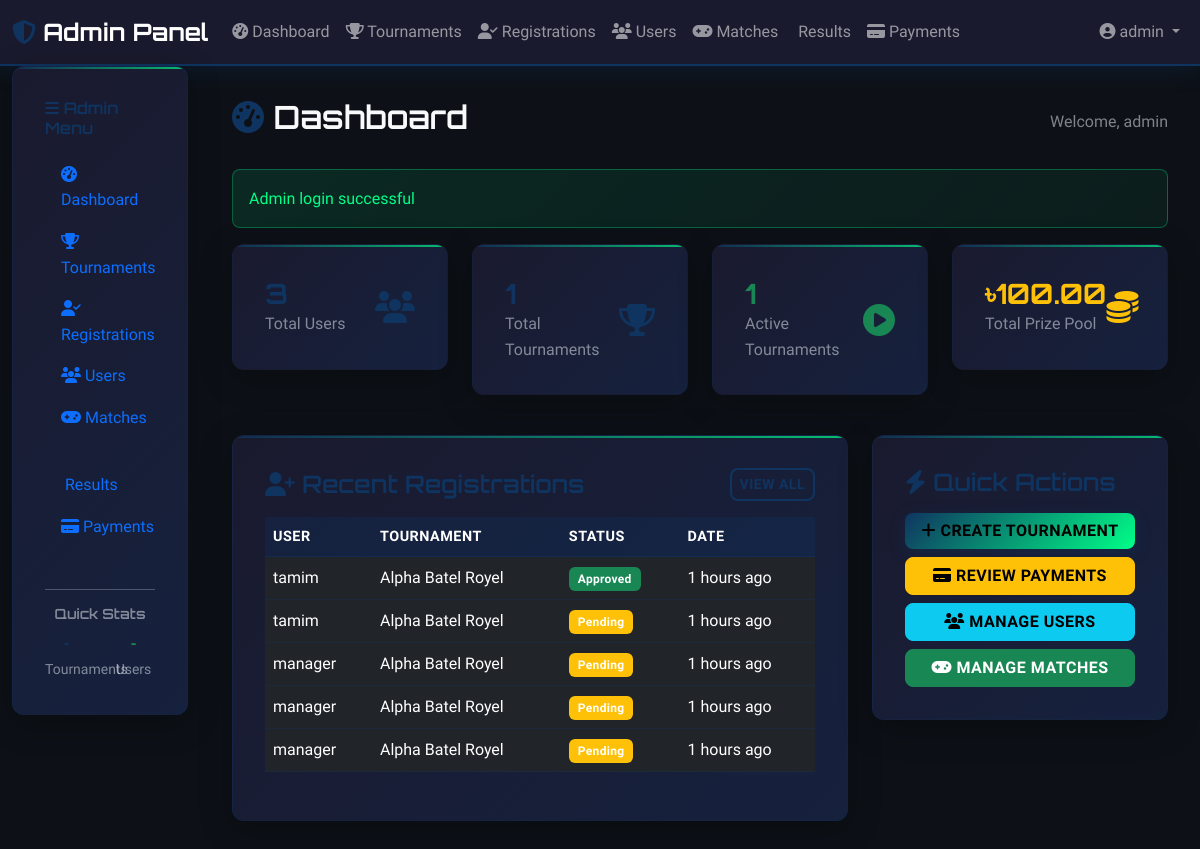
Page /admin/dashboard.php (signed in) on the committed database.
### tables this page shows
CREATE TABLE tournament_registrations (
                    id INTEGER PRIMARY KEY AUTOINCREMENT,
                    tournament_id INTEGER NOT NULL,
                    user_id INTEGER NOT NULL,
                    team_name VARCHAR(100) NOT NULL,
                    status VARCHAR(20) DEFAULT 'pending',
                    payment_status VARCHAR(20) DEFAULT 'pending',
                    registered_at DATETIME DEFAULT CURRENT_TIMESTAMP, team_members TEXT, created_at TIMESTAMP DEFAULT CURRENT_TIMESTAMP, updated_at TIMESTAMP DEFAULT CURRENT_TIMESTAMP,
                    FOREIGN KEY (tournament_id) REFERENCES tournaments(id) ON DELETE CASCADE,
                    FOREIGN KEY (user_id) REFERENCES users(id) ON DELETE CASCADE
                );

CREATE TABLE users (
                    id INTEGER PRIMARY KEY AUTOINCREMENT,
                    username VARCHAR(50) UNIQUE NOT NULL,
                    email VARCHAR(100) UNIQUE NOT NULL,
                    password VARCHAR(255) NOT NULL,
                    full_name VARCHAR(100) NOT NULL,
                    phone VARCHAR(20),
                    is_admin BOOLEAN DEFAULT 0,
                    created_at DATETIME DEFAULT CURRENT_TIMESTAMP,
                    updated_at DATETIME DEFAULT CURRENT_TIMESTAMP
                , wallet_balance DECIMAL(10,2) DEFAULT 0.00, status VARCHAR(20) DEFAULT 'active');

CREATE TABLE tournaments (
                    id INTEGER PRIMARY KEY AUTOINCREMENT,
                    name VARCHAR(200) NOT NULL,
                    description TEXT,
                    game_type VARCHAR(100) NOT NULL,
                    max_teams INTEGER NOT NULL,
                    entry_fee DECIMAL(10,2) DEFAULT 0,
                    prize_pool DECIMAL(10,2) DEFAULT 0,
                    start_date DATETIME,
                    end_date DATETIME,
                    status VARCHAR(20) DEFAULT 'upcoming',
                    thumbnail VARCHAR(255),
                    created_at DATETIME DEFAULT CURRENT_TIMESTAMP,
                    updated_at DATETIME DEFAULT CURRENT_TIMESTAMP
                , winner_id INTEGER, runner_up_id INTEGER, third_place_id INTEGER, winner_prize DECIMAL(10,2) DEFAULT 0.00, runner_up_prize DECIMAL(10,2) DEFAULT 0.00, third_place_prize DECIMAL(10,2) DEFAULT 0.00);

### includes/functions.php (called while the page is built, shortened)
<?php
function formatTaka($amount) {
    return '৳' . number_format($amount, 2);
}
function getFlashMessage() {
    if (isset($_SESSION['flash_message'])) {
        $message = $_SESSION['flash_message'];
        $type = $_SESSION['flash_type'] ?? 'info';
        return ['message' => $message, 'type' => $type];
    }
    return null;
}
function timeAgo($datetime) {
    $time = time() - strtotime($datetime);
    if ($time < 86400) return floor($time/3600) . ' hours ago';
    return date('M d, Y', strtotime($datetime));
}
?>

### admin/dashboard.php (the view, shortened to what this page needs)
<?php
require_once '../config/config.php';
try {
    $stmt = $pdo->query("SELECT COUNT(*) as total FROM users WHERE status = 'active'");
    $totalUsers = $stmt->fetch()['total'];
    $stmt = $pdo->query("SELECT COUNT(*) as total FROM tournaments");
    $totalTournaments = $stmt->fetch()['total'];
    $stmt = $pdo->query("SELECT COUNT(*) as total FROM tournaments WHERE status = 'active'");
    $activeTournaments = $stmt->fetch()['total'];
    $stmt = $pdo->query("SELECT SUM(prize_pool) as total FROM tournaments WHERE status IN ('active', 'upcoming')");
    $totalPrizePool = $stmt->fetch()['total'] ?? 0;
    $stmt = $pdo->query("
        SELECT tr.*, u.username, t.name as tournament_name
        FROM tournament_registrations tr
        JOIN users u ON tr.user_id = u.id
        JOIN tournaments t ON tr.tournament_id = t.id
        ORDER BY tr.created_at DESC
        LIMIT 10
    ");
    $recentRegistrations = $stmt->fetchAll();
} catch (PDOException $e) {
    $totalUsers = $totalTournaments = $activeTournaments = $totalPrizePool = $pendingPayments = 0;
    $recentRegistrations = [];
}
$flash = getFlashMessage();
?>
<!DOCTYPE html>
<html lang="en">
<head>
    <link href="https://cdn.jsdelivr.net/npm/bootstrap@5.3.0/dist/css/bootstrap.min.css" rel="stylesheet">
    <link rel="stylesheet" href="https://cdnjs.cloudflare.com/ajax/libs/font-awesome/6.4.0/css/all.min.css">
    <link rel="stylesheet" href="../assets/css/style.css">
</head>
<body>
    <?php include '../includes/navbar.php'; ?>
    <div class="container-fluid">
        <div class="row">
            <?php include '../includes/sidebar.php'; ?>
            <div class="col-lg-10 main-content">
                <div class="d-flex justify-content-between align-items-center mb-4">
                    <h2 class="text-light">
                        <i class="fas fa-tachometer-alt text-accent"></i> Dashboard
                    </h2>
                    <div class="text-light-50">
                        Welcome, <?= htmlspecialchars($_SESSION['admin_username']) ?>
                    </div>
                </div>
                <?php if ($flash): ?>
                    <div class="alert alert-<?= $flash['type'] === 'success' ? 'success' : 'danger' ?>">
                        <?= htmlspecialchars($flash['message']) ?>
                    </div>
                <?php endif; ?>
                <div class="row mb-4">
                    <div class="col-lg-3 col-md-6 mb-3">
                        <div class="gaming-card stat-card">
                            <div class="d-flex justify-content-between align-items-center">
                                <div>
                                    <h3 class="text-accent mb-0"><?= number_format($totalUsers) ?></h3>
                                    <p class="text-light-50 mb-0">Total Users</p>
                                </div>
                                <i class="fas fa-users fa-2x text-accent"></i>
                            </div>
                        </div>
                    </div>
                    <div class="col-lg-3 col-md-6 mb-3">
                        <div class="gaming-card stat-card">
                            <div class="d-flex justify-content-between align-items-center">
                                <div>
                                    <h3 class="text-accent mb-0"><?= number_format($totalTournaments) ?></h3>
                                    <p class="text-light-50 mb-0">Total Tournaments</p>
                                </div>
                                <i class="fas fa-trophy fa-2x text-accent"></i>
                            </div>
                        </div>
                    </div>
                    <div class="col-lg-3 col-md-6 mb-3">
                        <div class="gaming-card stat-card">
                            <div class="d-flex justify-content-between align-items-center">
                                <div>
                                    <h3 class="text-success mb-0"><?= number_format($activeTournaments) ?></h3>
                                    <p class="text-light-50 mb-0">Active Tournaments</p>
                                </div>
                                <i class="fas fa-play-circle fa-2x text-success"></i>
                            </div>
                        </div>
                    </div>
                    <div class="col-lg-3 col-md-6 mb-3">
                        <div class="gaming-card stat-card">
                            <div class="d-flex justify-content-between align-items-center">
                                <div>
                                    <h3 class="text-warning mb-0"><?= formatTaka($totalPrizePool) ?></h3>
                                    <p class="text-light-50 mb-0">Total Prize Pool</p>
                                </div>
                                <i class="fas fa-coins fa-2x text-warning"></i>
                            </div>
                        </div>
                    </div>
                </div>
                <div class="row">
                    <div class="col-lg-8 mb-4">
                        <div class="gaming-card">
                            <div class="d-flex justify-content-between align-items-center mb-3">
                                <h4 class="text-accent mb-0">
                                    <i class="fas fa-user-plus"></i> Recent Registrations
                                </h4>
                                <a href="tournaments.php" class="btn btn-sm btn-outline-accent">
                                </a>
                            </div>
                            <?php if (empty($recentRegistrations)): ?>
                                <div class="text-center text-light-50 py-4">
                                    <i class="fas fa-inbox fa-3x mb-3"></i>
                                    <p>No recent registrations</p>
                                </div>
                            <?php else: ?>
                                <div class="table-responsive">
                                    <table class="table table-dark table-hover">
                                        <thead>
                                            <tr>
                                                <th>User</th>
                                                <th>Tournament</th>
                                                <th>Status</th>
                                                <th>Date</th>
                                            </tr>
                                        </thead>
                                        <tbody>
                                            <?php foreach ($recentRegistrations as $reg): ?>
                                                <tr>
                                                    <td><?= htmlspecialchars($reg['username']) ?></td>
                                                    <td><?= htmlspecialchars($reg['tournament_name']) ?></td>
                                                    <td>
                                                        <span class="badge bg-<?= $reg['status'] === 'approved' ? 'success' : ($reg['status'] === 'pending' ? 'warning' : 'danger') ?>">
                                                            <?= ucfirst($reg['status']) ?>
                                                        </span>
                                                    </td>
                                                    <td><?= timeAgo($reg['created_at']) ?></td>
                                                </tr>
                                            <?php endforeach; ?>
                                        </tbody>
                                    </table>
                                </div>
                            <?php endif; ?>
                        </div>
                    </div>
                    <div class="col-lg-4 mb-4">
                        <div class="gaming-card">
                            <h4 class="text-accent mb-3">
                                <i class="fas fa-bolt"></i> Quick Actions
                            </h4>
                            <div class="d-grid gap-2">
                                <a href="tournaments.php?action=create" class="btn btn-accent">
                                    <i class="fas fa-plus"></i> Create Tournament
                                </a>
                                <a href="payments.php" class="btn btn-warning">
                                    <i class="fas fa-credit-card"></i> Review Payments
                                </a>
                                <a href="users.php" class="btn btn-info">
                                    <i class="fas fa-users"></i> Manage Users
                                </a>
                                <a href="matches.php" class="btn btn-success">
                                    <i class="fas fa-gamepad"></i> Manage Matches
                                </a>
                            </div>
                        </div>
                    </div>
                </div>
            </div>
        </div>
    </div>
</body>
</html>

### assets/css/style.css (style rules this page uses)
:root { --primary: #1a1a2e; --secondary: #16213e; --accent: #0f3460; --success: #00ff88; --warning: #ff6b35; --background: #0d1117; --text: #f0f6fc; --text-50: rgba(240, 246, 252, 0.5); --text-75: rgba(240, 246, 252, 0.75); }
* { box-sizing: border-box; }
body { background: var(--background); color: var(--text); font-family: 'Rajdhani', 'Roboto', sans-serif; line-height: 1.6; }
h1, h2, h3, h4, h5, h6 { font-family: 'Orbitron', monospace; font-weight: 600; }
.text-accent { color: var(--accent) !important; }
.text-light-50 { color: var(--text-50) !important; }
.btn { font-family: 'Rajdhani', sans-serif; font-weight: 600; text-transform: uppercase; letter-spacing: 0.5px; border-radius: 8px; transition: all 0.3s ease; position: relative; overflow: hidden; }
.btn-accent { background: linear-gradient(135deg, var(--accent) 0%, #00ff88 100%); border: none; color: #000; box-shadow: 0 4px 15px rgba(15, 52, 96, 0.4); }
.btn-outline-accent { border: 2px solid var(--accent); color: var(--accent); background: transparent; }
.gaming-card { background: linear-gradient(135deg, var(--primary) 0%, var(--secondary) 100%); border: 1px solid rgba(15, 52, 96, 0.3); border-radius: 12px; padding: 2rem; box-shadow: 0 8px 32px rgba(0, 0, 0, 0.3); position: relative; overflow: hidden; }
.gaming-card:before { content: ''; position: absolute; top: 0; left: 0; right: 0; height: 2px; background: linear-gradient(90deg, var(--accent), var(--success)); opacity: 0.7; }
.stat-card { transition: all 0.3s ease; border: 1px solid transparent; }
.stat-card h3, .stat-card h4 { font-family: 'Orbitron', monospace; font-weight: 700; }
.table-dark { background-color: transparent; }
.table-dark th { background-color: rgba(15, 52, 96, 0.3); border-color: rgba(15, 52, 96, 0.5); font-weight: 600; text-transform: uppercase; letter-spacing: 0.5px; font-size: 0.9rem; }
.table-dark td { border-color: rgba(15, 52, 96, 0.3); vertical-align: middle; }
.alert { border-radius: 8px; border: none; font-weight: 500; }
.alert-success { background: linear-gradient(135deg, rgba(0, 255, 136, 0.1), rgba(0, 255, 136, 0.05)); color: var(--success); border: 1px solid rgba(0, 255, 136, 0.3); }
.badge { font-weight: 600; letter-spacing: 0.3px; padding: 0.5em 0.75em; }
.main-content { padding: 2rem; min-height: 100vh; }
.gaming-card { animation: fadeInUp 0.6s ease; }

### rows in the picture
tournament_registrations: user.username "tamim", tournament.name "Alpha Batel Royel", status "Approved", created_at "1 hours ago"
tournament_registrations: user.username "tamim", tournament.name "Alpha Batel Royel", status "Pending", created_at "1 hours ago"
tournament_registrations: user.username "manager", tournament.name "Alpha Batel Royel", status "Pending", created_at "1 hours ago"
tournament_registrations: user.username "manager", tournament.name "Alpha Batel Royel", status "Pending", created_at "1 hours ago"
tournament_registrations: user.username "manager", tournament.name "Alpha Batel Royel", status "Pending", created_at "1 hours ago"

### other values in the picture
$_SESSION['admin_username'] "admin"
$flash['message'] "Admin login successful"
$activeTournaments "1"
formatTaka($totalPrizePool) "৳100.00"
